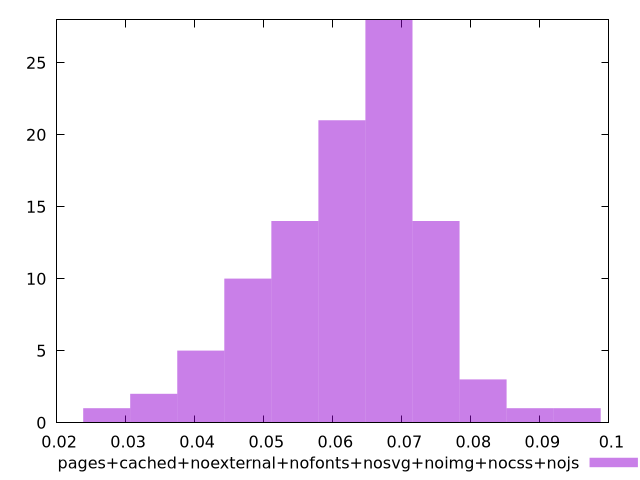

Write gnuplot code to recreate this figure.
$_pagesCachedNoexternalNofontsNosvgNoimgNocssNojs <<EOF
0.07495837700492503 14
0.03407198954769319 2
0.06814397909538639 28
0.06132958118584775 21
0.05451518327630911 14
0.04770078536677047 10
0.0885871728240023 1
0.08177277491446366 3
0.04088638745723183 5
0.09540157073354094 1
0.027257591638154555 1
EOF
set key outside below
set terminal pngcairo
set output "report_00004_2020-11-02T20-21-41.718Z/network-rtt/pages+cached+noexternal+nofonts+nosvg+noimg+nocss+nojs//raw_hist.png"
set yrange [0:28]
set boxwidth 0.006814397909538639
set style fill transparent solid 0.5 noborder
plot $_pagesCachedNoexternalNofontsNosvgNoimgNocssNojs title "pages+cached+noexternal+nofonts+nosvg+noimg+nocss+nojs" with boxes ,
